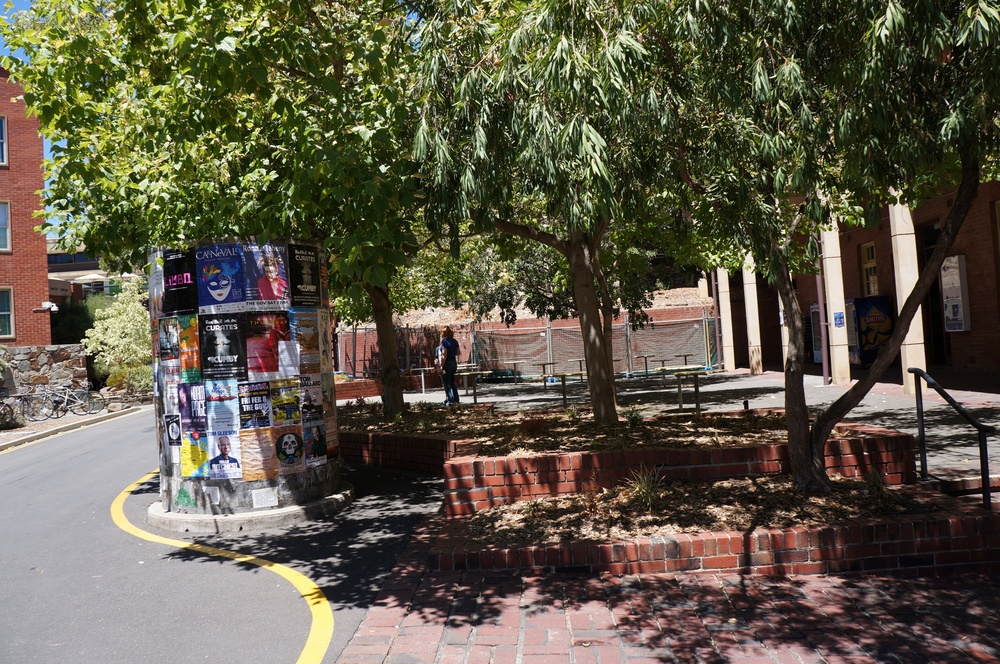
#> input picture Digital Image Processing/Panorama Generation/building1 (1).JPG, 1000 x 664 px, shrunk from 2000 x 1329 before the run
$ python panorama.py 'building1 (1).JPG' 'building1 (3).JPG'
#> lines starting #> are read from the running program, lines starting #| are printed output that depends on the picture
import cv2
import numpy as np
import matplotlib.pyplot as plt
from pathlib import Path
import sys


def loadImages():
    img1 = cv2.imread(Path(sys.argv[1]), 1)
    img2 = cv2.imread(Path(sys.argv[2]), 1)
    return img1, img2


def showMatches(img1, img2, keypoints1, keypoints2, matches):
    """Visualize feature matches."""
    #Extract only the best matches from the knnMatch results
    bestMatches = [m for m, n in matches]  #Take only the first (best) match

    #Visualize the top 50 matches
    matchedImg = cv2.drawMatches(img1, keypoints1, img2, keypoints2, bestMatches[:50], None)
    plt.figure(figsize=(12, 6))
    plt.imshow(cv2.cvtColor(matchedImg, cv2.COLOR_BGR2RGB))
    plt.title("Feature Matches")
    plt.axis("off")
    plt.show()

def stitchImages(img1, img2):
    #Detect SIFT features and compute descriptors
    sift = cv2.SIFT_create()
    keypoints1, descriptors1 = sift.detectAndCompute(img1, None)
    keypoints2, descriptors2 = sift.detectAndCompute(img2, None)

    #Match features using FLANN
    indexes = dict(algorithm=1, trees=5)
    searchParams = dict(checks=50)
    flann = cv2.FlannBasedMatcher(indexes, searchParams)
    matches = flann.knnMatch(descriptors1, descriptors2, k=2)

    showMatches(img1, img2, keypoints1, keypoints2, matches)

    #Apply Lowe's ratio test with strict threshold
    goodMatches = []
    for m, n in matches:
        if m.distance < 0.7 * n.distance:
            goodMatches.append(m)

    #Check if there are enough matches
    if len(goodMatches) > 10:
        #Extract matching points
        srcPts = np.float32([keypoints1[m.queryIdx].pt for m in goodMatches]).reshape(-1, 1, 2)
        dstPts = np.float32([keypoints2[m.trainIdx].pt for m in goodMatches]).reshape(-1, 1, 2)

        #Compute the homography matrix with RANSAC
        homographyMatrix, mask = cv2.findHomography(srcPts, dstPts, cv2.RANSAC, 5.0)

        #Warp img1 into the perspective of img2
        height1, width1 = img1.shape[:2]
        height2, width2 = img2.shape[:2]

        #Calculate bounds of the stitched image
        corners1 = np.float32([[0, 0], [0, height1], [width1, height1], [width1, 0]]).reshape(-1, 1, 2)
        corners1Warped = cv2.perspectiveTransform(corners1, homographyMatrix)
        corners2 = np.float32([[0, 0], [0, height2], [width2, height2], [width2, 0]]).reshape(-1, 1, 2)
        allCorners = np.concatenate((corners1Warped, corners2), axis=0)

        #Compute new canvas size
        [x_min, y_min] = np.int32(allCorners.min(axis=0).ravel() - 0.5)
        [x_max, y_max] = np.int32(allCorners.max(axis=0).ravel() + 0.5)
        translationDist = [-x_min, -y_min]

        #Translate the homography to fit the full panorama into the canvas
        translationMatrix = np.array([[1, 0, translationDist[0]], [0, 1, translationDist[1]], [0, 0, 1]])
        stitchedImg = cv2.warpPerspective(img1, translationMatrix @ homographyMatrix, (x_max - x_min, y_max - y_min))

        #Add img2 into the stitched canvas
        stitchedImg[translationDist[1] : translationDist[1] + height2, translationDist[0] : translationDist[0] + width2] = img2

        return stitchedImg
    else:
        print("Not enough matches found.")
        return None


def main():
    img1, img2 = loadImages()
#> in loadImages, img1 is the input picture: shape (664, 1000, 3); mean B, G, R 72.5, 89.2, 95.1
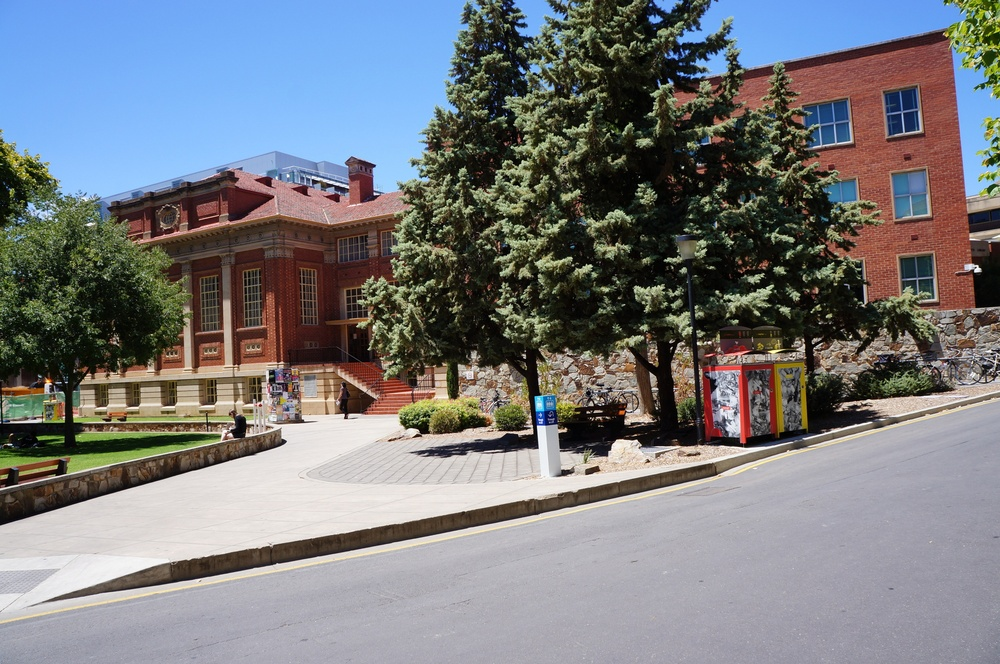
#> input picture Digital Image Processing/Panorama Generation/building1 (3).JPG, 1000 x 664 px, shrunk from 2000 x 1329 before the run
#> in loadImages, img2 is the input picture: shape (664, 1000, 3); mean B, G, R 125.6, 122, 119.8


    if img1 is None or img2 is None:
        print("Error loading images.")
        return

    plt.figure(figsize=(10, 5))
    plt.subplot(1, 2, 1)
    plt.title("Original 1")
    plt.imshow(cv2.cvtColor(img1, cv2.COLOR_BGR2RGB))
    plt.axis("off")

    plt.subplot(1, 2, 2)
    plt.title("Original 2")
    plt.imshow(cv2.cvtColor(img2, cv2.COLOR_BGR2RGB))
    plt.axis("off")
    plt.show()
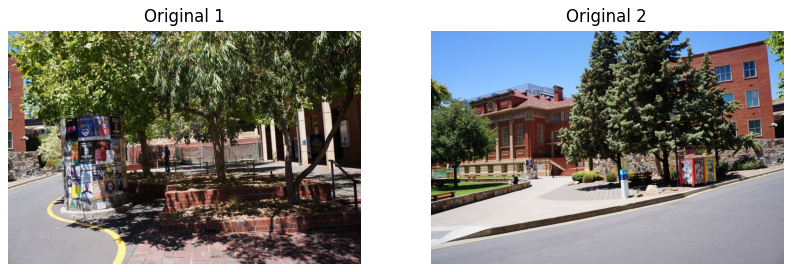
#> figure drawn by matplotlib, 2 panels

    stitchedImage = stitchImages(img1, img2)
#> in stitchImages, `keypoints1, descriptors1 = sift.detectAndCompute(img1, None)`: keypoints1 = 8294 keypoints; strongest (x, y, size): (335, 142, 2.5), (870, 105, 2.1), (383, 168, 4.9), (54, 308, 4)
#> in stitchImages, `keypoints2, descriptors2 = sift.detectAndCompute(img2, None)`: keypoints2 = 5331 keypoints; strongest (x, y, size): (850, 337, 1.8), (978, 270, 4.1), (698, 343, 2.2), (709, 342, 2.1)
#> in stitchImages, `matches = flann.knnMatch(descriptors1, descriptors2, k=2)`: matches = 8294 matches
#> in showMatches, `matchedImg = cv2.drawMatches(img1, keypoints1, img2, keypoints2, bestM..`:
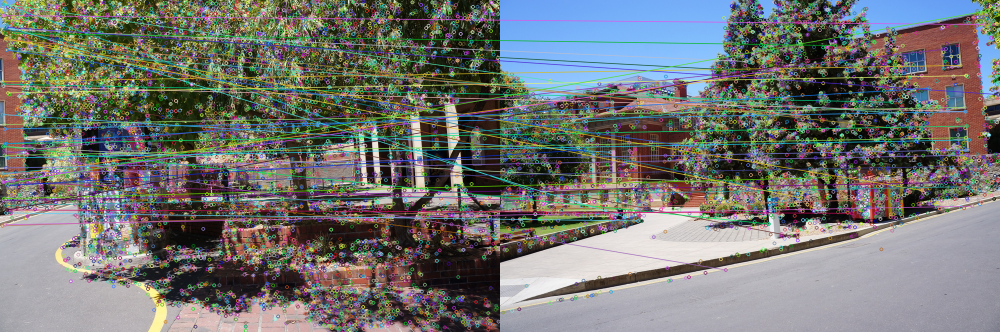
#> matchedImg: shape (664, 2000, 3) (shown at 1/2 size); mean B, G, R 112.9, 115.7, 114.4
#> after the loop in stitchImages, `for m, n in matches:`: goodMatches = 93 matches
#> in stitchImages, `srcPts = np.float32([keypoints1[m.queryIdx].pt for m in goodMatches])...`: srcPts = 93 rows, first 8: [8.55, 310.3], [9.64, 257.4], [10.04, 449], [11.12, 287], [11.12, 287], [11.69, 410.4], [14.66, 368], [15.28, 185.4]
#> in stitchImages, `dstPts = np.float32([keypoints2[m.trainIdx].pt for m in goodMatches])...`: dstPts = 93 rows, first 8: [931.4, 274.9], [930.4, 222.8], [944.3, 411.8], [933, 251.6], [855.8, 176.1], [939.5, 372.7], [941.2, 331.6], [931.7, 150.8]
#> in stitchImages, `homographyMatrix, mask = cv2.findHomography(srcPts, dstPts, cv2.RANSAC..`: homographyMatrix = [[-0.0696, 0.0718, 907.7], [-0.366, 0.985, -28.25], [-0.00109, 2.11e-05, 1]]; mask = 93 values, max 1 at index 0, min 0 at index 4, mean 0.763
#> in stitchImages, `corners1Warped = cv2.perspectiveTransform(corners1, homographyMatrix)`: corners1Warped = [[907.7, -28.25], [942.2, 617.3], [-11045.2, -3234.9], [-8897, 4190.1]]
#> in stitchImages, `allCorners = np.concatenate((corners1Warped, corners2), axis=0)`: allCorners = [[907.7, -28.25], [942.2, 617.3], [-11045.2, -3234.9], [-8897, 4190.1], [0, 0], [0, 664], [1000, 664], [1000, 0]]
#> in stitchImages, `[x_min, y_min] = np.int32(allCorners.min(axis=0).ravel() - 0.5)`: x_min = -11045; y_min = -3235
#> in stitchImages, `[x_max, y_max] = np.int32(allCorners.max(axis=0).ravel() + 0.5)`: x_max = 1000; y_max = 4190
#> in stitchImages, `translationDist = [-x_min, -y_min]`: translationDist = [11045, 3235]
#> in stitchImages, `translationMatrix = np.array([[1, 0, translationDist[0]], [0, 1, trans..`: translationMatrix = [[1, 0, 11045], [0, 1, 3235], [0, 0, 1]]

    if stitchedImage is not None:
        plt.figure(figsize=(12, 6))
        plt.imshow(cv2.cvtColor(stitchedImage, cv2.COLOR_BGR2RGB))
        #cv2.imwrite("final33.png", stitchedImage)
        plt.title("Final Stitched Panorama")
        plt.axis("off")
        plt.show()
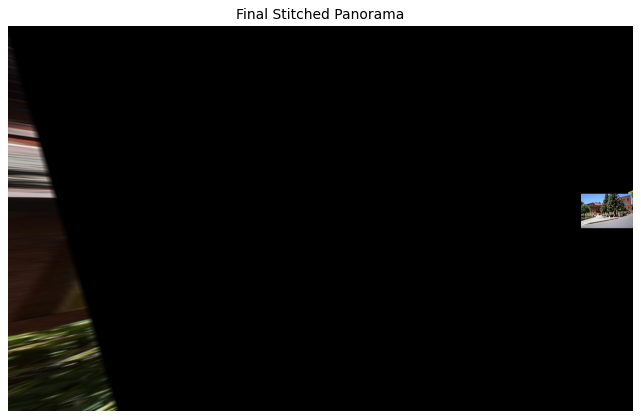
#> figure drawn by matplotlib, 1 panel


if __name__ == "__main__":
    main()
